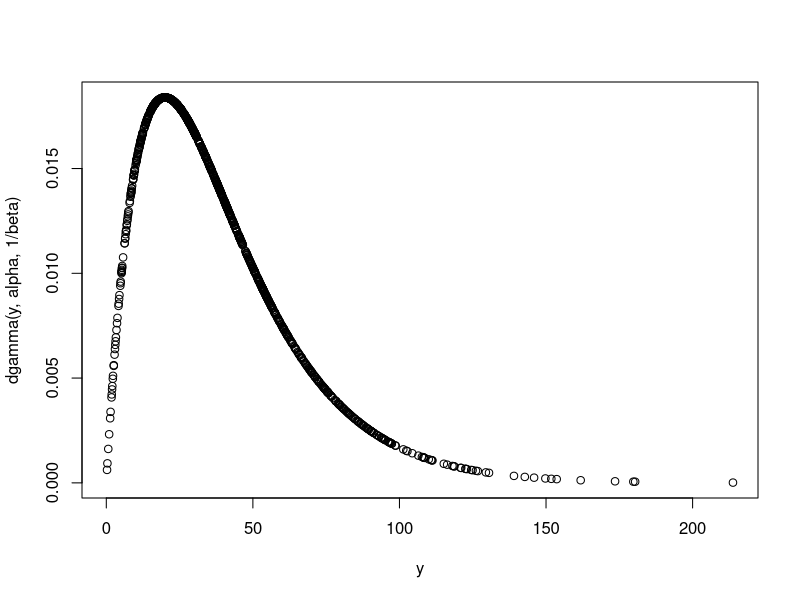
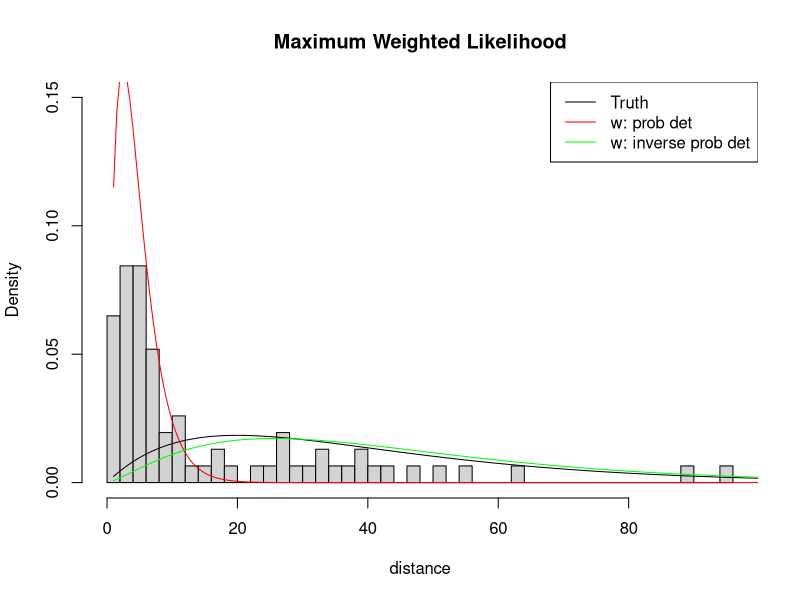
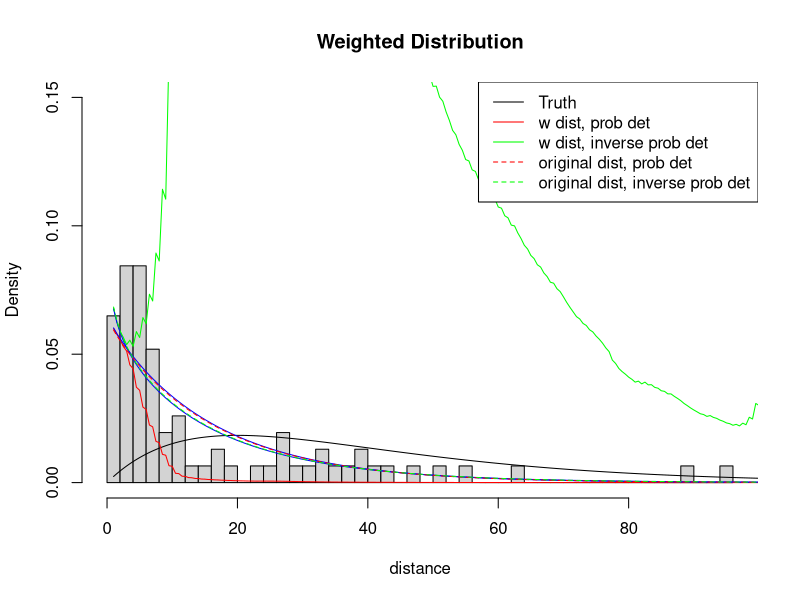

These figures' R source, in order:
###########################################
## Jared Studyvin
## 22 May 2016
## test script
###########################################

w <- function(x){
    require(dplyr)
    x <- ceiling(x)

    prop <- data.frame(d=1:100,prop=c(0.994938718149504,0.994624021920978,0.97823470461618,
                               0.903887671489263,0.781446817754437,0.660080011358875,
                                   0.536081699880172,0.409099290100651,0.29840175576812,
                                   0.189740873334674,0.111264971851594,0.0816700493858669,
                                   0.067700278957639,0.059958175937043,0.0545341895120893,
                                   0.0505828469268522,0.0475734802409185,0.0450099381748921,
                                   0.0423378182198427,0.0401874841234347,0.0385724876256597,
                                   0.0375685607674148,0.0379679064582935,0.0401752489037758,
                                   0.0424131471715669,0.0438726225903946,0.0447347583214495,
                                   0.0433469339543116,0.0412068218256184,0.0385248279209736,
                                   0.0365510108255672,0.0345598836947837,0.0324967362727387,
                                   0.0306221406330178,0.0293123303643584,0.0280691902067884,
                                   0.0269997951054828,0.0262282943445054,0.0254393320872947,
                                   0.0248405591169834, 0.0244960828525636,0.0242036187013642,
                                   0.0233586683041639,0.0226035346599462,0.0222185158984456,
                                   0.0214069613363088,0.020683810236012,0.0200167922196213,
                                   0.019411577915632,0.0187682283245286, 0.0182352956331142,
                                   0.0179184182081402,0.0178280820006544,0.0175513843953515,
                                   0.0173705435405511,0.016963286718304,0.0165774119064628,
                                   0.0161678252991839,0.0157737313237982,0.0153829454765745,
                                   0.0150233199416864,0.0147224581429039,0.014358043163838,
                                   0.0142845815296265,0.0141121743926314,0.0139173993754729,
                                   0.0136788604784495,0.013534509906191,0.0132257057163886,
                                   0.013059391311518,0.01309305396692,0.0130782401190816,
                                   0.0128978650101229,0.0127050541932945,0.0125310864539905,
                                   0.012462809770892,0.0125492535518906,0.0130525249770394,
                                   0.0132565365366079,0.0131972031553393,0.0131075146272192,
                                   0.0126218287678565,0.0120599362155872,0.0117114471331286,
                                   0.0114894197137408,0.011247687525456,0.0109519229419088,
                                   0.0109130541927116,0.0109879441900024,0.0110231274119703,
                                   0.0110033252854863,0.0108244349124521,0.0103993318123575,
                                   0.0102663216566701,0.0101761125809184,0.0100221948109964,
                                   0.00959313241747452,0.00889708968216072,0.00766000805175065,
                                   0.00598333373939794))

    out <- left_join(data.frame(d=x),prop,by=c('d'='d'))$prop

    out[is.na(out)] <- 1e-10

    return(out)


}



############## create data
alpha <- 2;beta <- 20
set.seed(29);y <- rgamma(1000,alpha,scale=beta)

plot(y,dgamma(y,alpha,1/beta))

allFat <- data.frame(dist=round(y),prob=w(round(y)))

## remove some data based on prob detection
set.seed(736);allFat$keep <- with(allFat,rbinom(length(dist),1,prob))
obsFat <- subset(allFat,keep==1,select=c(dist,prob));nrow(obsFat)
summary(obsFat)

distance <- obsFat$dist ## distance data

###############################################################
## maximum weighted likelihood


wloglik <- function(theta,x,inverseW=FALSE){

    if(any(theta<=0)){
        return(0)
    }

    if(inverseW){
        loglik <- sum(dgamma(x,shape=theta[1],scale=theta[2],log=TRUE)/w(x))
    }else{
        loglik <- sum(w(x)*dgamma(x,shape=theta[1],scale=theta[2],log=TRUE))
    }

    return(-loglik)
}

alpha*beta


wloglik(c(1,4),x=distance)

(start <- c(mean(distance)^2/var(distance),var(distance)/mean(distance)))

fit1 <- nlminb(start,wloglik,x=distance,lower=1e-100)

fit2 <- nlminb(start,wloglik,x=distance,inverseW=TRUE,lower=1e-100)

windows()
hist(distance,freq=FALSE,main='Maximum Weighted Likelihood',ylim=c(0,.15),n=50)
plotseq <- seq(1,100,by=.5)
points(plotseq,dgamma(plotseq,alpha,scale=beta),type='l')
points(plotseq,dgamma(plotseq,fit1$par[1],scale=fit1$par[2]),type='l',col='red')
points(plotseq,dgamma(plotseq,fit2$par[1],scale=fit2$par[2]),type='l',col='green')
legend('topright',legend=c('Truth','w: prob det','w: inverse prob det'),col=c('black','red','green'), lty=1)

mwle <- data.frame(rbind(c(alpha,beta),fit1$par,fit2$par))
names(mwle) <- c('alpha','beta')
rownames(mwle) <- c('truth','probDet','invProbDet')
mwle

###################################################################
## weighted distribution

h <- function(x,theta,inverseW=FALSE){

    if(inverseW){
        ##w <- w(x)
        ##w[w==0] <- -99
        out <- dgamma(x,shape=theta[1],scale=theta[1])/w(x)
        ##out[out<0] <- 0
    }else{
        out <- w(x)*dgamma(x,shape=theta[1],scale=theta[1])
    }
    return(out)
}

wDistLogLik <- function(theta,x,iW){

    c <- integrate(h,lower=0,upper=Inf,theta=theta,inverseW=iW,subdivisions=1000)$value

    log.f <- sum(dgamma(x=x,shape=theta[1],scale=theta[2],log=TRUE))

    loglik <- log.f-length(x)*log(c)

    return(-loglik)

}


wfit1 <- nlminb(start,wDistLogLik,x=distance,iW=FALSE)
wfit1
wfit2 <- nlminb(start,wDistLogLik,x=distance,iW=TRUE)
wfit2


wDistEst <- data.frame(rbind(c(alpha,beta),wfit1$par,wfit2$par))
names(wDistEst) <- c('alpha','beta')
rownames(wDistEst) <- c('truth','probDet','invProbDet')
wDistEst



wDist <- function(x,theta,inverseW=FALSE,noWeight=FALSE){
    c <- integrate(h,lower=0,upper=Inf,theta=theta,inverseW=inverseW,subdivisions=1000)$value


    if(noWeight){
        return(dgamma(x,shape=theta[1],scale=theta[2])/c)
    }

    if(inverseW){
        num <- dgamma(x,shape=theta[1],scale=theta[2])/w(x)
    }else{
        num <- dgamma(x,shape=theta[1],scale=theta[2])*w(x)
    }

    fstar <- num/c
    return(fstar)
}

windows()
hist(distance,freq=FALSE,main='Weighted Distribution',ylim=c(0,.15),n=50)
plotseq <- seq(1,100,by=.5)
points(plotseq,dgamma(plotseq,alpha,scale=beta),type='l')
points(plotseq,wDist(plotseq,wfit1$par),type='l',col='red')
points(plotseq,wDist(plotseq,wfit2$par,inverseW=TRUE),type='l',col='green')


points(plotseq,wDist(plotseq,wfit1$par,noWeight=TRUE),type='l',col='blue')
points(plotseq,wDist(plotseq,wfit2$par,inverseW=TRUE,noWeight=TRUE),type='l',col='blue')



points(plotseq,dgamma(plotseq,wfit1$par[1],scale=wfit1$par[2]),type='l',lty=2,col='red')
points(plotseq,dgamma(plotseq,wfit2$par[1],scale=wfit2$par[2]),type='l',lty=2,col='green')
legend('topright',legend=c('Truth','w dist, prob det','w dist, inverse prob det','original dist, prob det', 'original dist, inverse prob det'),col=c('black','red','green','red','green'), lty=c(1,1,1,2,2))




library(MASS)
mle <- fitdistr(distance,'gamma')
mle
1/mle$estimate[2]

mwle
wDistEst


###################
## A for weighted likelihood

integrate(h,lower=0,upper=Inf,theta=fit2$par,inverseW=FALSE,subdivisions=1000)$value

length(y)

sum(y<=100)


#######################

1/sum(wDist(1:100,wfit2$par,inverseW=TRUE,noWeight=TRUE))
